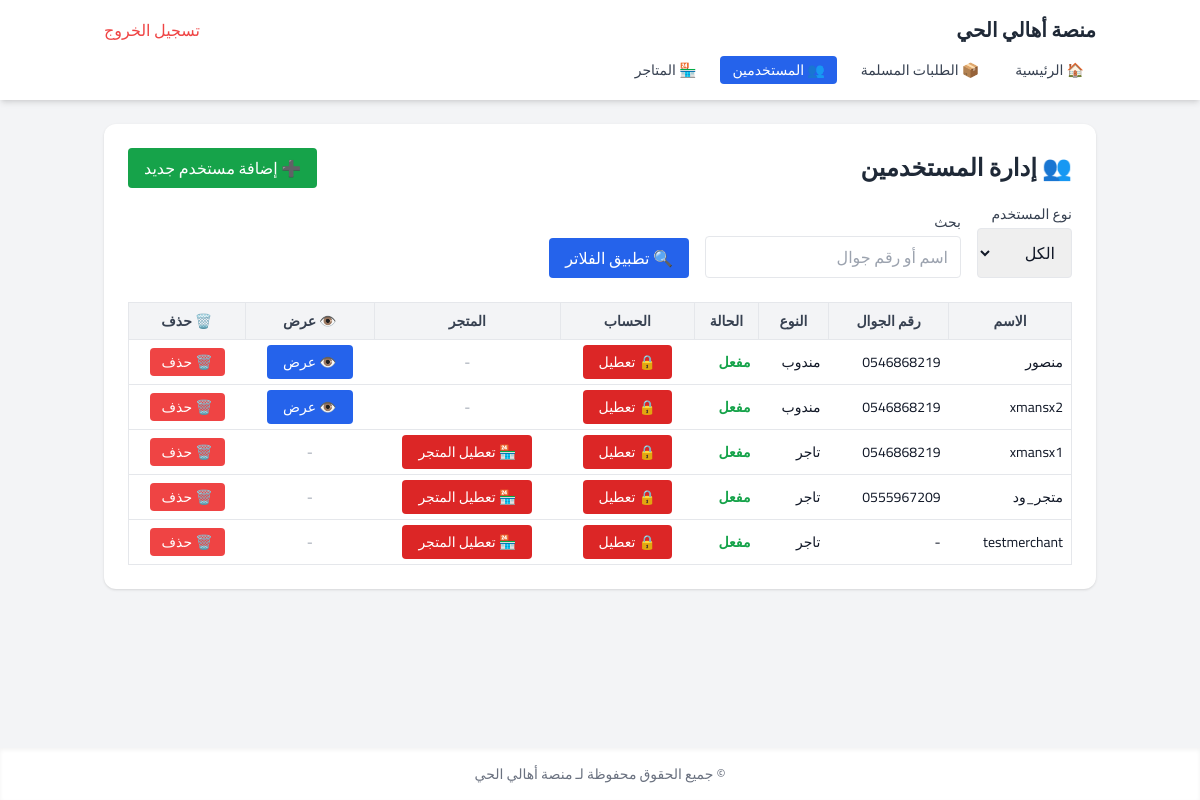
The page /accounts/admin/users/ (signed in) on the database as committed earlier.
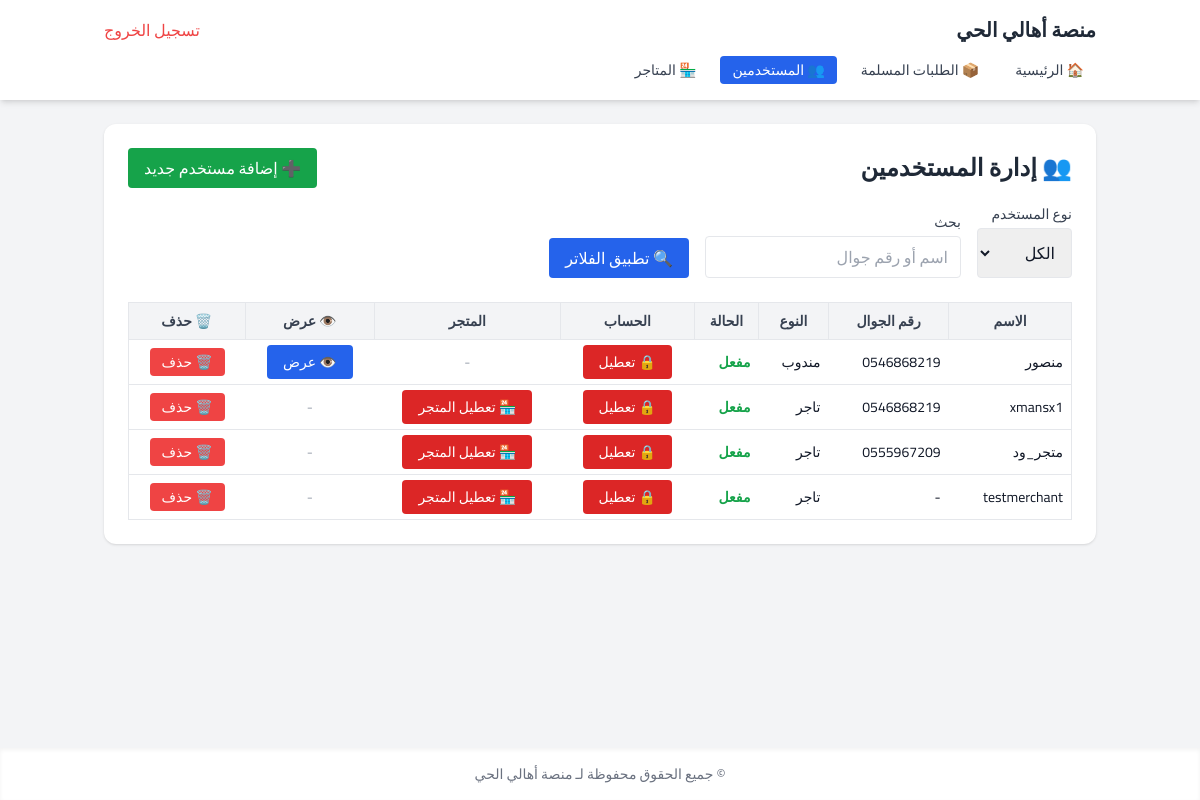
The same page on the database as committed later.
### accounts/models.py (models this page shows, shortened)
class User(AbstractUser):
    class UserType(models.TextChoices):
        ADMIN = 'admin', 'مشرف'
        MERCHANT = 'merchant', 'تاجر'
        DELIVERY = 'delivery', 'مندوب'
    user_type = models.CharField(
        "نوع المستخدم",
        max_length=10,
        choices=UserType.choices,
        default=UserType.MERCHANT
    )
    phone_number = models.CharField("رقم الجوال", max_length=15, blank=True)
    is_active = models.BooleanField("حالة التفعيل", default=True)
    is_available = models.BooleanField("نشاط المتجر", default=True)
    store_location = models.CharField("عنوان المتجر (نص)", max_length=255, null=True, blank=True)
    store_latitude = models.FloatField("خط العرض", null=True, blank=True)
    store_longitude = models.FloatField("خط الطول", null=True, blank=True)

### accounts/views.py (the view)
# urls.py: path('admin/users/', views.admin_users, name='admin_users'),
@login_required
def admin_users(request):
    if request.user.user_type != 'admin':
        return redirect('home')
    user_type = request.GET.get('type')
    search_query = request.GET.get('q', '')
    users = User.objects.exclude(id=request.user.id)
    if user_type:
        users = users.filter(user_type=user_type)
    if search_query:
        users = users.filter(
            Q(username__icontains=search_query) |
            Q(phone_number__icontains=search_query)
        )
    context = {
        'users': users.order_by('-date_joined'),
        'selected_type': user_type,
        'search_query': search_query,
    }
    return render(request, 'admin/users.html', context)

### templates/admin/users.html (shortened to what the changed rows need)
{% extends "core/base.html" %}
{% block content %}
<div class="bg-white rounded-xl shadow p-6 mb-10">
  <div class="flex justify-between items-center mb-4">
    <h2 class="text-2xl font-bold text-gray-800">👥 إدارة المستخدمين</h2>
  </div>
  <div class="overflow-x-auto">
    <table class="min-w-full text-sm border">
      <thead class="bg-gray-100 text-gray-700">
        <tr>
          <th class="p-2 border">الاسم</th>
          <th class="p-2 border">رقم الجوال</th>
          <th class="p-2 border">النوع</th>
          <th class="p-2 border">الحالة</th>
          <th class="p-2 border text-center">الحساب</th>
          <th class="p-2 border text-center">المتجر</th>
          <th class="p-2 border text-center">👁️ عرض</th>
          <th class="p-2 border text-center">🗑️ حذف</th>
        </tr>
      </thead>
      <tbody>
        {% for user in users %}
          <tr class="border-t hover:bg-gray-50">
            <td class="p-2">{{ user.username }}</td>
            <td class="p-2">{{ user.phone_number|default:"-" }}</td>
            <td class="p-2">{{ user.get_user_type_display }}</td>
            <td class="p-2">
              {% if user.is_active %}
                <span class="text-green-600 font-semibold">مفعل</span>
              {% else %}
                <span class="text-red-600 font-semibold">معطل</span>
              {% endif %}
            </td>
            <td class="p-2 text-center">
              {% if user.is_active %}
                <a href="{% url 'toggle_user_status' user.id %}"
                   class="bg-red-600 hover:bg-red-700 text-white px-4 py-1 rounded text-sm transition">
                  🔒 تعطيل
                </a>
              {% else %}
                <a href="{% url 'toggle_user_status' user.id %}"
                   class="bg-green-600 hover:bg-green-700 text-white px-4 py-1 rounded text-sm transition">
                  ✅ تفعيل
                </a>
              {% endif %}
            </td>
            <td class="p-2 text-center">
              {% if user.user_type == 'merchant' and user.store %}
                {% if user.store.is_active %}
                  <a href="{% url 'toggle_store_status' user.id %}"
                     class="bg-red-600 hover:bg-red-700 text-white px-4 py-1 rounded text-sm transition">
                    🏪 تعطيل المتجر
                  </a>
                {% else %}
                  <a href="{% url 'toggle_store_status' user.id %}"
                     class="bg-green-600 hover:bg-green-700 text-white px-4 py-1 rounded text-sm transition">
                    🏪 تفعيل المتجر
                  </a>
                {% endif %}
              {% else %}
                <span class="text-gray-400">-</span>
              {% endif %}
            </td>
            <td class="p-2 text-center">
              {% if user.user_type == 'delivery' %}
                <a href="{% url 'delivery_detail' user.id %}"
                   class="bg-blue-600 hover:bg-blue-700 text-white px-4 py-1 rounded text-sm transition">
                  👁️ عرض
                </a>
              {% else %}
                <span class="text-gray-400">-</span>
              {% endif %}
            </td>
            <td class="p-2 text-center">
              <form method="POST" action="{% url 'delete_user' user.id %}" onsubmit="return confirm('هل تريد حذف هذا المستخدم؟');">
                <button type="submit"
                        class="bg-red-500 hover:bg-red-600 text-white px-3 py-1 text-sm rounded">
                  🗑️ حذف
                </button>
              </form>
            </td>
          </tr>
        {% empty %}
          <tr>
            <td colspan="8" class="text-center p-4 text-gray-500">لا يوجد مستخدمون مطابقون.</td>
          </tr>
        {% endfor %}
      </tbody>
    </table>
  </div>
</div>
{% endblock %}

Rows that differ between the two databases and show on the page:
removed User: username "xmansx2", phone_number "0546868219", user_type "مندوب", is_active "مفعل", shows "👁️ عرض"
